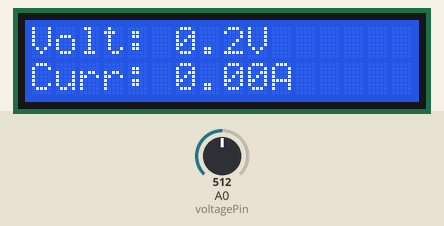
The sketch below on a simulated Arduino Uno, built with avr-gcc and run on an emulated ATmega328P. On the bench: 16×2 character LCD. Inputs (shaded band) come from the test bench; at power-on: A0 (voltagePin) = 512. What the sketch prints to the serial monitor is not drawn.

Above: at 2.2 s.
At 6.2 s:
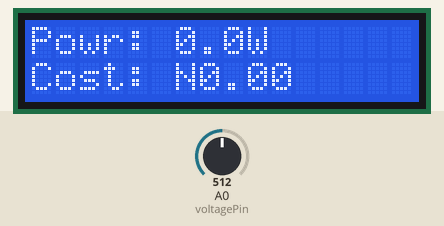
6.3 s: A0 (voltagePin) set to 716
At 9.5 s:
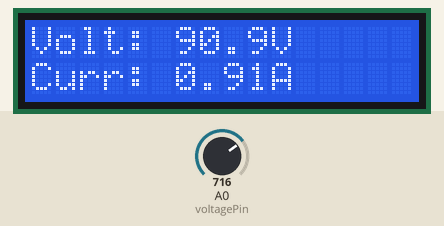
Timing chart, 0 to 11.0 s (numbered marks = the images above; inputs shaded):
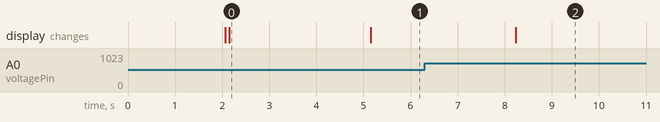

The sketch:

Smart_Energy.ino
```cpp
#include <LiquidCrystal.h>

// Initialize LCD: LiquidCrystal(RS, E, D4, D5, D6, D7)
// Based on your Arduino image: RS=12, E=11, D4=5, D5=4, D6=3, D7=2
LiquidCrystal lcd(12, 11, 5, 4, 3, 2);

const int voltagePin = A0;

// Calibration parameters
const float adcRef = 5.0;
const int adcResolution = 1023;

// Voltage divider values (Updated to match your 1M/10k ratio)
const float R1 = 1000000.0;  // 1MΩ
const float R2 = 10000.0;    // 10kΩ
const float dividerRatio = (R1 + R2) / R2;

// Load resistance (simulated)
const float loadResistance = 100.0;

// Energy parameters
float energy_kWh = 0.0;
unsigned long lastTime = 0;

// Tariff
const float tariff = 60.0; // ₦ per kWh

void setup() {
  Serial.begin(9600);

  // Initialize LCD
  lcd.begin(16, 2);
  lcd.print("SMART METER");
  lcd.setCursor(0, 1);
  lcd.print("INITIALIZING...");

  delay(2000);
  lcd.clear();

  lastTime = millis();
}

void loop() {
  // ---- RMS Voltage Measurement ----
  float sumSquares = 0.0;
  const int samples = 200;

  for (int i = 0; i < samples; i++) {
    int adcValue = analogRead(voltagePin);
    float voltage = (adcValue * adcRef) / adcResolution;
    voltage -= 2.5; // Remove DC offset
    sumSquares += voltage * voltage;
    delayMicroseconds(200);
  }

  float rmsVoltage = sqrt(sumSquares / samples);
  float calibrationFactor = 0.90;
  float realVoltage = rmsVoltage * dividerRatio * calibrationFactor;

  // ---- Calculations ----
  float current = realVoltage / loadResistance;
  float power = realVoltage * current;

  unsigned long currentTime = millis();
  float elapsedHours = (currentTime - lastTime) / 3600000.0;
  energy_kWh += (power * elapsedHours) / 1000.0;
  lastTime = currentTime;

  float cost = energy_kWh * tariff;

  // ---- LCD Output (Screen 1: V & I) ----
  lcd.clear();
  lcd.setCursor(0, 0);
  lcd.print("Volt: "); lcd.print(realVoltage, 1); lcd.print("V");

  lcd.setCursor(0, 1);
  lcd.print("Curr: "); lcd.print(current, 2); lcd.print("A");

  delay(3000); // Display V and I for 3 seconds

  // ---- LCD Output (Screen 2: P & Cost) ----
  lcd.clear();
  lcd.setCursor(0, 0);
  lcd.print("Powr: "); lcd.print(power, 1); lcd.print("W");

  lcd.setCursor(0, 1);
  lcd.print("Cost: "); lcd.print("N"); lcd.print(cost, 2);

  delay(3000); // Display P and Cost for 3 seconds

  // ---- Serial Output (Kept for COMPIM) ----
  Serial.print(realVoltage, 2);
  Serial.print(",");
  Serial.print(current, 2);
  Serial.print(",");
  Serial.print(power, 2);
  Serial.print(",");
  Serial.print(energy_kWh, 5);
  Serial.print(",");
  Serial.println(cost, 2);
}
```

Measured:
- after the input at 6.3 s, the display: changes after 1.9 s (image 2)
- what the display in image 0 shows lasts 3.1 s, from 2.1 s to 5.2 s
